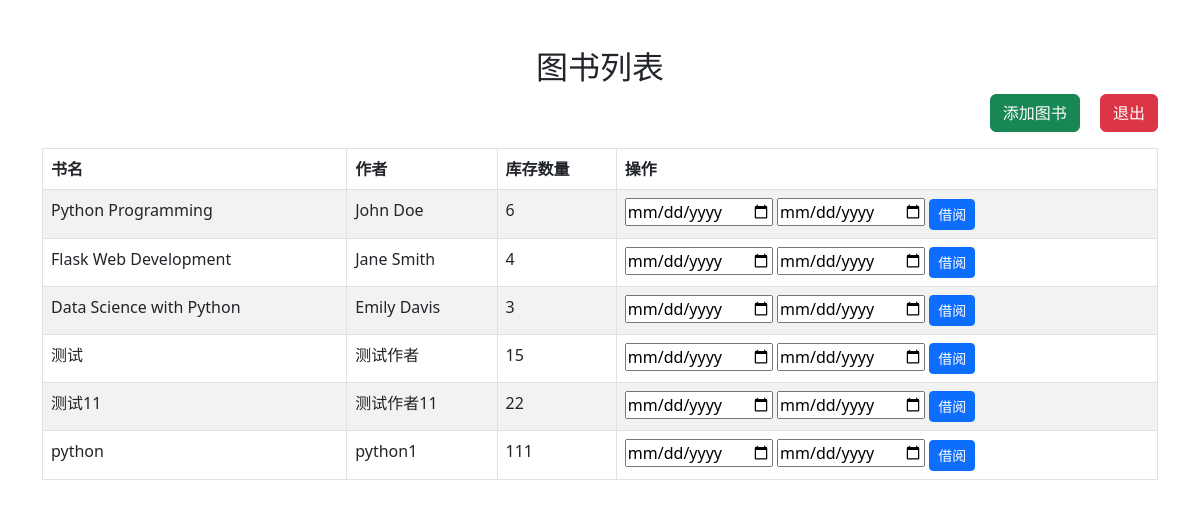
/ (signed in), run on the app's committed database.
### tables this page shows
CREATE TABLE books (
                        id INTEGER PRIMARY KEY AUTOINCREMENT,
                        title TEXT NOT NULL,
                        author TEXT NOT NULL,
                        quantity INTEGER NOT NULL
                    );

### app.py (the view)
@app.route('/')
def index():
    if 'user_id' in session:
        conn = get_db_connection()
        cursor = conn.cursor()
        cursor.execute("SELECT * FROM books")
        books = cursor.fetchall()
        conn.close()
        return render_template('index.html', books=books)
    else:
        return redirect(url_for('login'))  # 如果没有登录，跳转到登录页面

### app.py (called while the page is built)
def get_db_connection():
    conn = sqlite3.connect('library.db')
    conn.row_factory = sqlite3.Row  # 允许列名作为字典访问
    return conn

### templates/index.html (shortened to what this page needs)
<!DOCTYPE html>
<html lang="zh">
<head>
    <link href="https://cdn.jsdelivr.net/npm/bootstrap@5.3.0-alpha1/dist/css/bootstrap.min.css" rel="stylesheet">
</head>
<body>
    <div class="container mt-5">
        <h2 class="text-center">图书列表</h2>
        <div class="text-end mb-3">
            <a href="{{ url_for('add_book') }}" class="btn btn-success">添加图书</a>
            <a href="{{ url_for('logout') }}" class="btn btn-danger ms-3">退出</a>
        </div>
        <table class="table table-bordered table-striped">
            <thead>
                <tr>
                    <th>书名</th>
                    <th>作者</th>
                    <th>库存数量</th>
                    <th>操作</th>
                </tr>
            </thead>
                <tbody>
                    {% for book in books %}
                        <tr>
                            <td>{{ book['title'] }}</td>
                            <td>{{ book['author'] }}</td>
                            <td>{{ book['quantity'] }}</td>
                            <td>
                                <form action="{{ url_for('borrow', book_id=book['id']) }}" method="POST">
                                    <input type="date" name="borrow_date" required>
                                    <input type="date" name="return_date" required>
                                    <button type="submit" class="btn btn-primary btn-sm">借阅</button>
                                </form>
                            </td>
                        </tr>
                    {% endfor %}
                </tbody>
        </table>
    </div>
</body>
</html>

### data on the page
books: title "Python Programming", author "John Doe", quantity "6"
books: title "Flask Web Development", author "Jane Smith", quantity "4"
books: title "Data Science with Python", author "Emily Davis", quantity "3"
books: title "测试", author "测试作者", quantity "15"
books: title "测试11", author "测试作者11", quantity "22"
books: title "python", author "python1", quantity "111"
